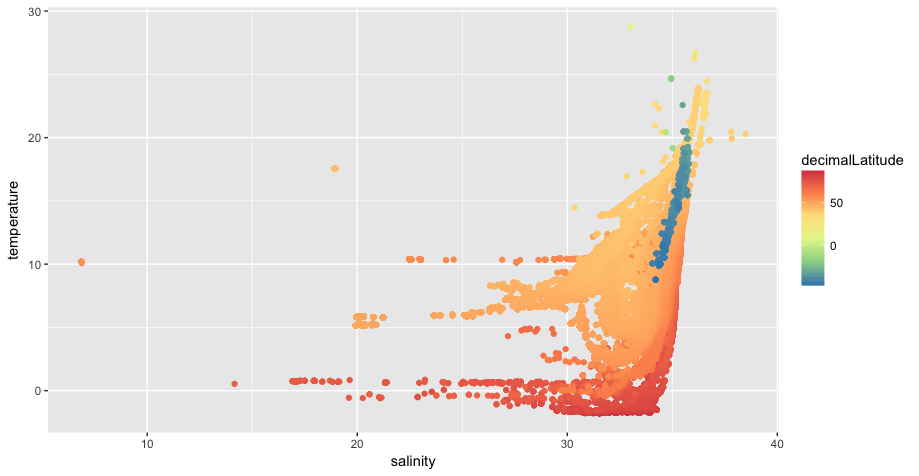

R code for this plot:
library(robis)
library(obistools)
library(ggplot2)
library(dplyr)

calfin <- occurrence("Calanus finmarchicus", fields = c("decimalLongitude", "decimalLatitude"))
xy <- lookup_xy(calfin[1:150000,], shoredistance = FALSE, grids = TRUE, areas = FALSE)

plot(xy$salinity, xy$temperature)

calfin <- cbind(calfin[1:150000,], xy)
names(calfin) <- c("decimalLongitude", "decimalLatitude", "salinity", "temperature", "bathymetry")

ggplot(calfin) +
  geom_point(aes(decimalLongitude, decimalLatitude, color = decimalLatitude)) +
  scale_colour_distiller(palette = "Spectral")

ggplot(calfin %>% arrange(desc(decimalLatitude))) +
  geom_point(aes(salinity, temperature, colour = decimalLatitude)) +
  scale_colour_distiller(palette = "Spectral")
